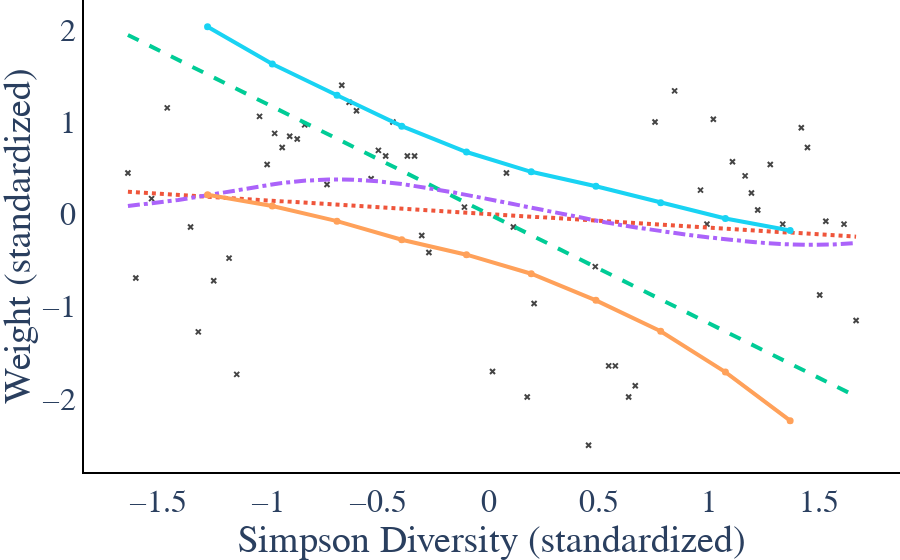

Notebook code cell kept with this figure:
### Code cell
fig = plot_diversity_methods(x, y, xstar, xstar_bound, ystar_ols, ystar_2sls, ystar_kiv, results)
fig.update_layout(xaxis=dict(title="Simpson Diversity (standardized)"))
fig.update_layout(showlegend=False)
fig.show()
fig.write_image(os.path.join(img_path, "SimpsonDiversity_withoutLegend.pdf"))
